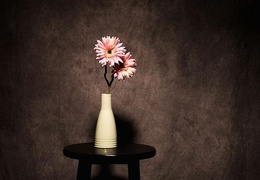
%> input picture Seam Carving/1.jpg, 260 x 180 px, shrunk from 500 x 347 before the run
$ octave ImprovedSeamCarving.m   (GNU Octave 9; MATLAB toolbox functions it lacks are replaced by stand-ins)
%> lines starting %> are read from the running program, lines starting %| are printed output that depends on the picture
clc;clear;close all;
%% 图片预处理
img = im2double(imread("1.jpg"));   % 读入图片，从0~255的整形映射到0~1的浮点型
[hei1, wid1, dep1] = size(img);     % 获取图片大小（高度、宽度、深度）
%> hei1 = 180; wid1 = 260; dep1 = 3
% 打印原图片
imshow(img);
figure;
% 假定要求输出的图片的宽度变为原来的3/4
wid2 = round(wid1/2);
%> wid2 = 130
wid_now = wid1;
%> wid_now = 260
% 使用插值方法实现图片缩小
tmp_pic = img(:,1:2:wid1,:);
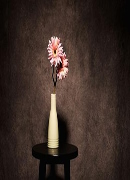
%> tmp_pic: size 180x130x3 double; mean R, G, B 0.233, 0.175, 0.151
subplot(1,2,1)
imshow(tmp_pic);
%% Seam Carving 方法处理图片
%> (the run ends here)
